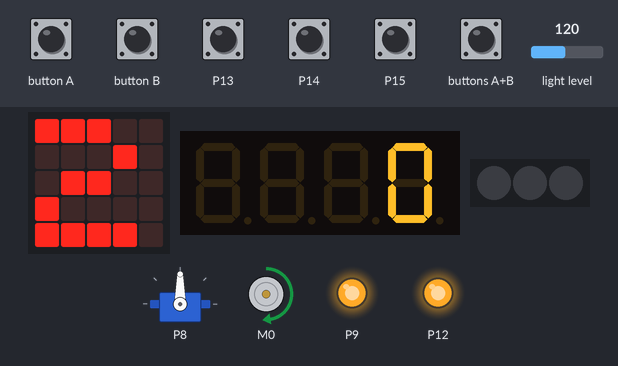
This program was run on a simulated Calliope mini (MakeCode). Shown: the board's 5×5 LED display, 4-digit seven-segment display, servo, 3 RGB LEDs in strip order, left to right, DC motor (green arrow = forward, orange = backward, longer = faster), output pins drawn as LEDs (lit = HIGH). Inputs (shaded band) come from the test bench; at power-on: P13 LOW, P15 LOW, light level 120, P14 HIGH.

Above: at 1.9 s.
2.0 s: P13 pulled HIGH for 1 s
At 3.0 s:
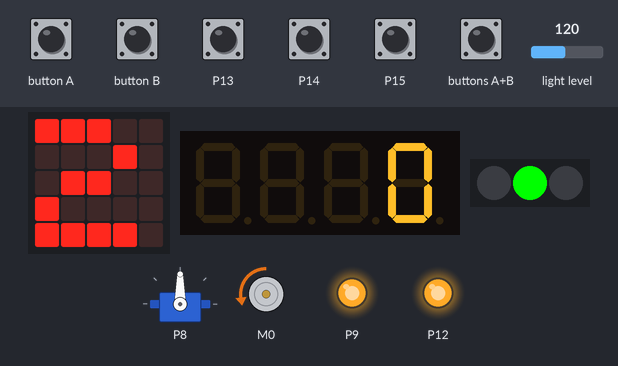
4.7 s: P15 pulled HIGH for 0.15 s
At 5.0 s:
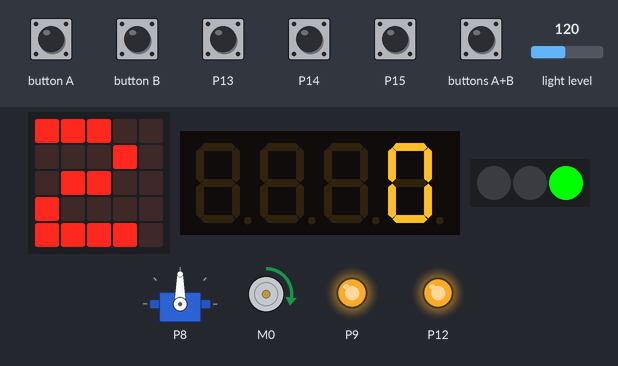
6.7 s: light level set to 52
8.2 s: light level set to 45
At 9.4 s:
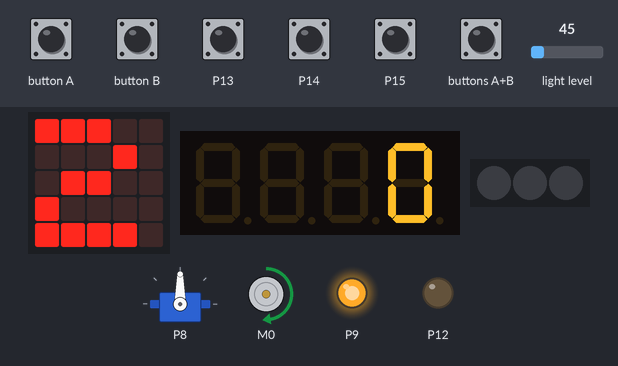
9.7 s: buttons A+B pressed for 0.15 s
At 10.6 s:
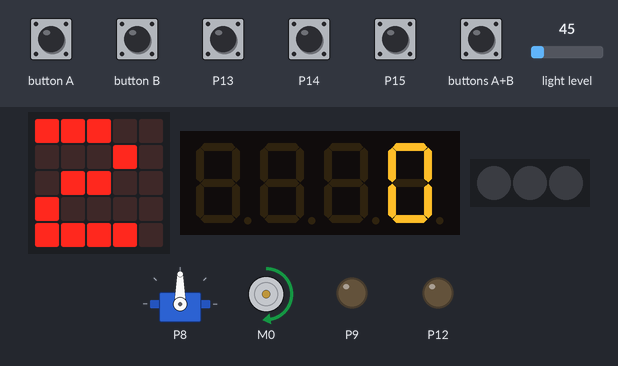
11.3 s: P15 pulled HIGH for 1 s
At 12.1 s:
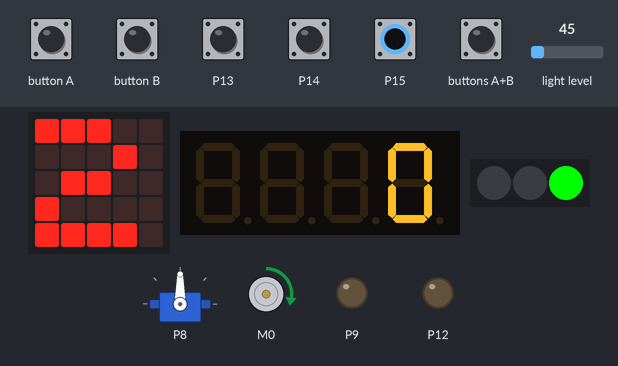
Timing chart, 0 to 14.3 s (numbered marks = the images above; inputs shaded):
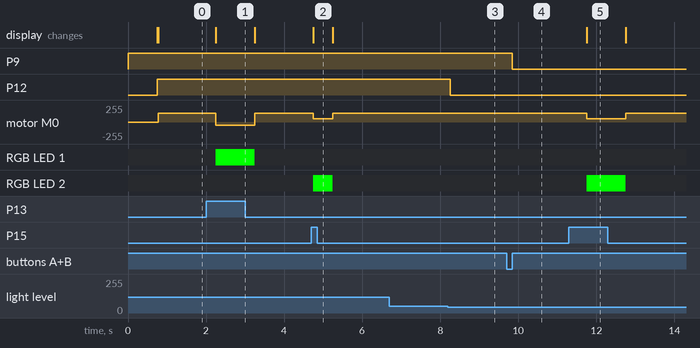

Measured:
- the behaviour switches between 50 and 49 on light level (found by bisection; images 2 and 3)
- after the input at 2.0 s, motor M0: forward 128/255 → backward 51/255 after 0.25 s, → forward 128/255 1.0 s later; RGB LED 1: off → RGB(0, 255, 0) after 0.25 s, → off 1.0 s later
- after the input at 4.7 s, motor M0: forward 128/255 → forward 51/255 after 0.05 s, → forward 128/255 0.50 s later; RGB LED 2: off → RGB(0, 255, 0) after 0.05 s, → off 0.50 s later
- after the input at 6.7 s, every drawn part: stays the same
- after the input at 8.2 s, P12: HIGH → LOW after 0.05 s
- after the input at 9.7 s, P9: HIGH → LOW after 0.15 s
- after the input at 11.3 s, motor M0: forward 128/255 → forward 51/255 after 0.45 s, → forward 128/255 1.0 s later; RGB LED 2: off → RGB(0, 255, 0) after 0.45 s, → off 1.0 s later

The program:

main.ts
```typescript
function motor (duty_percent: number) {
    iMotor = duty_percent
    motors.dualMotorPower(Motor.M0, duty_percent)
}
input.onButtonEvent(Button.A, input.buttonEventClick(), function () {
    iServo += -5
    pins.servoWritePin(AnalogPin.C8, iServo)
})
input.onButtonEvent(Button.AB, input.buttonEventClick(), function () {
    pins.digitalWritePin(DigitalPin.C9, 0)
})
input.onButtonEvent(Button.B, input.buttonEventClick(), function () {
    iServo += 5
    pins.servoWritePin(AnalogPin.C8, iServo)
})
function _ (Kommentar: string) {
    return [
    "calliope-net/controller-63",
    "C9 Relais schaltet 9V Akku an/aus",
    "C13 C15 Spursensor 9V Pegelwandler",
    "C8 Grove 5V Servo",
    "C12 Grove 5V Licht oder Buzzer",
    "C14 Encoder Eingang zählt Impulse"
    ]
}
pins.onPulsed(DigitalPin.C14, PulseValue.Low, function () {
    if (iMotor >= 0) {
        iEncoder += 1
    } else {
        iEncoder += -1
    }
})
let iEncoder = 0
let iMotor = 0
let iServo = 0
pins.digitalWritePin(DigitalPin.C9, 1)
basic.showNumber(2)
pins.setPull(DigitalPin.C14, PinPullMode.PullUp)
let o4digit = grove.createDisplay(DigitalPin.C16, DigitalPin.C17)
o4digit.set(6)
iServo = 90
pins.servoWritePin(AnalogPin.C8, iServo)
loops.everyInterval(500, function () {
    if (pins.digitalReadPin(DigitalPin.C13) == 0 && pins.digitalReadPin(DigitalPin.C15) == 0) {
        basic.setLedColors(0x000000, 0x000000, 0x000000)
        motor(50)
    } else if (pins.digitalReadPin(DigitalPin.C13) == 0 && pins.digitalReadPin(DigitalPin.C15) == 1) {
        basic.setLedColors(0x000000, 0x000000, 0x00ff00)
        motor(20)
    } else if (pins.digitalReadPin(DigitalPin.C13) == 1 && pins.digitalReadPin(DigitalPin.C15) == 0) {
        basic.setLedColors(0x000000, 0x00ff00, 0x000000)
        motor(-20)
    } else if (pins.digitalReadPin(DigitalPin.C13) == 1 && pins.digitalReadPin(DigitalPin.C15) == 1) {
        basic.setLedColors(0x000000, 0x00ff00, 0x00ff00)
        motor(0)
    }
    if (iEncoder >= 0) {
        o4digit.show(iEncoder)
        o4digit.point(false)
    } else {
        o4digit.show(Math.abs(iEncoder))
        o4digit.point(true)
    }
    if (input.lightLevel() < 50) {
        pins.digitalWritePin(DigitalPin.C12, 0)
    } else if (input.lightLevel() > 100) {
        pins.digitalWritePin(DigitalPin.C12, 1)
    }
})
```

test.ts
```typescript
// Hier kann man Tests durchführen; diese Datei wird nicht kompiliert, wenn dieses Paket als Erweiterung verwendet wird.
```
